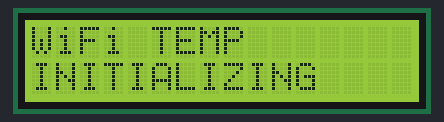
The sketch below on a simulated ESP8266 (NodeMCU). Shown: 16×2 character LCD. WiFi joins after 1.5 s; servers stay silent unless stated; what the sketch prints to the serial monitor is not drawn.

Above: at 0.1 s.
At 1.6 s:
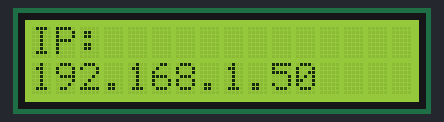
At 5.6 s:
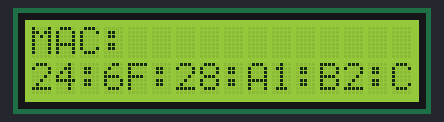
At 9.6 s:
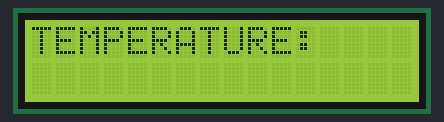

Measured:
- what the display in image 1 shows lasts 4.0 s, from 1.6 s to 5.6 s

The sketch:

server.ino
```cpp
//** SERVER SCRIPT      **//
//** by Stach Redeker   **//
//** 2022               **//


#include <SPI.h>
#include <ESP8266WiFi.h>
#include <LiquidCrystal.h>

// Credentials of the WiFi network
char ssid[] = "SSID";
char pass[] = "PSSWRD";
WiFiServer server(80);

// Connection settings
IPAddress ip(192, 168, 178, 155);            // wanted IP address of the server
IPAddress gateway(192,168,178,1);           // gateway of the WiFi network --> see router, or router's manual
IPAddress subnet(255,255,255,0);          // subnet mask of Wifi network --> see router settings, or router's manual

// LCD SCREEN
#define LCD4 2  // D4
#define LCD5 14 // D5
#define LCD6 12 // D6
#define LCD7 13 // D7
#define LCDrs 0 // D3
#define LCDe 4 //  D2

LiquidCrystal lcd(LCDrs, LCDe, LCD4, LCD5, LCD6, LCD7);

void setup() {

  lcd.begin(16, 2); //size of the display
  lcd.setCursor(0, 0);
  lcd.print("WiFi TEMP");
  lcd.setCursor(0, 1);
  lcd.print("INITIALIZING");

  Serial.begin(115200);

  WiFi.config(ip, gateway, subnet);       // forces to use the set IP
  WiFi.begin(ssid, pass);                 // connecting to the WiFi router

  Serial.println("Connecting to WiFi...");
  while (WiFi.status() != WL_CONNECTED) {
    Serial.print(".");
    delay(500);
  }

  server.begin();

  // DEBUGGING TOOLS
  Serial.println("Succesfully connected to WiFi");
  Serial.print("Status: ");            Serial.println(WiFi.status());
  Serial.print("IP: ");                Serial.println(WiFi.localIP());
  Serial.print("MAC: ");               Serial.println(WiFi.macAddress());
  Serial.print("Subnet: ");            Serial.println(WiFi.subnetMask());
  Serial.print("Gateway: ");           Serial.println(WiFi.gatewayIP());
  Serial.print("SSID: ");              Serial.println(WiFi.SSID());
  Serial.print("Signal strength: ");   Serial.println(WiFi.RSSI());

  lcd.clear();
  lcd.setCursor(0, 0);
  lcd.print("IP:");
  lcd.setCursor(0, 1);
  lcd.print(WiFi.localIP());

  delay(4000);

  lcd.clear();
  lcd.setCursor(0, 0);
  lcd.print("MAC:");
  lcd.setCursor(0, 1);
  lcd.print(WiFi.macAddress());

  delay(4000);

  lcd.clear();
  lcd.setCursor(0, 0);
  lcd.print("TEMPERATURE:");

}

void loop () {

  WiFiClient client = server.available();

  if (client) {
    if (client.connected()) {
      Serial.println("Receiving data");
      String temperature = client.readStringUntil('\r');    // receives the message from the client
      Serial.print("TEM: "); Serial.println(temperature);
      client.flush();

      lcd.setCursor(0, 1);
      lcd.print("                ");
      lcd.setCursor(0, 1);
      lcd.print(temperature);
    }
    client.stop();                // terminates the connection with the client
  }

}
```
